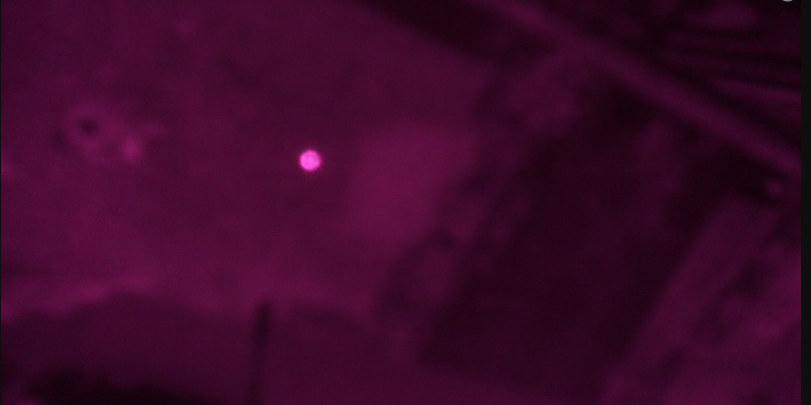
#> input picture single_images/basic1.png, 1622 x 810 px (shown at 1/2 size)
$ python test.py
#> lines starting #> are read from the running program, lines starting #| are printed output that depends on the picture; after the words box and inside, x2 and y2 are one past the last pixel; in counts of white or black regions, pixels touching at a corner belong together
import time
import cv2
import numpy as np
from PIL import Image

def analyze_frame_mean(frame, colored_frame, pos=None, scale_percent=10, threshold=254, start_time=None):
    """
    Analyzes a single frame for white spots using DBSCAN clustering and overlays the centroid on the colored frame.
    """
    # Resize the grayscale frame for analysis (no need for grayscale conversion if the frame is already grayscale)
    scale_factor = scale_percent / 100
    frame_resized = cv2.resize(frame, (0, 0), fx=scale_factor, fy=scale_factor, interpolation=cv2.INTER_NEAREST)

    # Threshold and collect points
    _, binary_frame = cv2.threshold(frame_resized, threshold, 255, cv2.THRESH_BINARY)
    points = np.column_stack(np.nonzero(binary_frame))

    # Visualize centroid on the original colored frame
    output_frame = colored_frame.copy()
    if pos is not None:
        cv2.putText(output_frame, f"GPS POS: {pos}", (10, 60),
                    cv2.FONT_HERSHEY_SIMPLEX, 0.8, (255, 255, 255), 2)

    if points.size == 0:
        return output_frame, time.time() - start_time, None  # Return original frame if no points found
    else:
        # Calculate weighted centroid (intensities are binary in this case)
        centroid = np.mean(points, axis=0)

        # Scale centroid back to original frame size
        centroid = centroid / scale_factor

        total_time = time.time() - start_time

        centroid_coords = tuple(map(int, centroid[::-1]))
        cv2.circle(output_frame, centroid_coords, 5, (0, 0, 255), -1)
        cv2.putText(output_frame, f"Centroid: {centroid_coords}", (10, 30),
                    cv2.FONT_HERSHEY_SIMPLEX, 0.8, (255, 255, 255), 2)

        return output_frame, total_time, centroid_coords


# Load the PNG image (colored image)
image = Image.open('single_images/basic1.png')
#> image is the input picture: PIL image 1622x810 RGB; mean R, G, B 59.5, 8.4, 40.4

# Convert the image to grayscale for analysis
gray_image = image.convert('L')  # 'L' mode is for grayscale
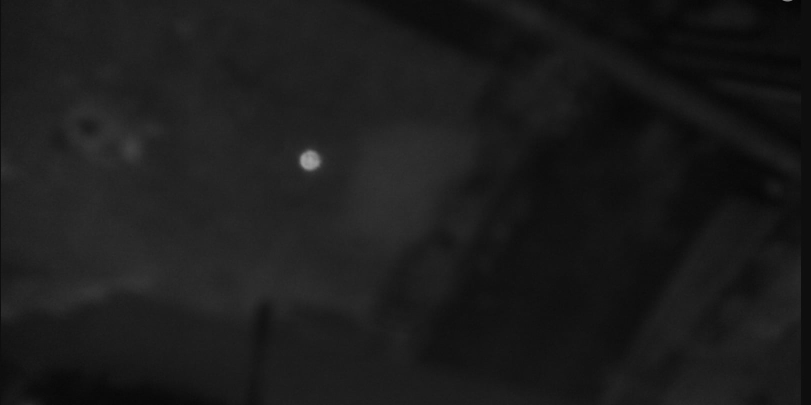
#> gray_image: PIL image 1622x810 L (shown at 1/2 size); min 3, max 164, mean 27.3

# Convert the grayscale image to a NumPy array for analysis
frame = np.array(gray_image)

# Convert the colored image to a NumPy array for visualization (keep original for overlay)
colored_frame = np.array(image)

# Analyze the frame for centroids
start_time = time.time()  # Store the start time
output_frame, total_time, centroid_coords = analyze_frame_mean(frame, colored_frame,threshold=150, start_time=start_time)
#> in analyze_frame_mean, `frame_resized = cv2.resize(frame, (0, 0), fx=scale_factor, fy=scale_fa..`:
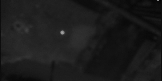
#> frame_resized: shape (81, 162); min 3, max 164, mean 27.3
#> in analyze_frame_mean, `_, binary_frame = cv2.threshold(frame_resized, threshold, 255, cv2.THR..`:
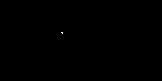
#> binary_frame: shape (81, 162); 0.02% white in thin lines or dots, all inside (x1, y1, x2, y2) = (61, 32, 63, 34)
#> in analyze_frame_mean, `points = np.column_stack(np.nonzero(binary_frame))`: points = [[32, 61], [32, 62], [33, 62]]
#> in analyze_frame_mean, `centroid = np.mean(points, axis=0)`: centroid = [32.33, 61.67]
#> in analyze_frame_mean, `centroid = centroid / scale_factor`: centroid = [323.3, 616.7]
#> in analyze_frame_mean, `centroid_coords = tuple(map(int, centroid[::-1]))`: centroid_coords = (616, 323)
#> in analyze_frame_mean, `cv2.circle(output_frame, centroid_coords, 5, (0, 0, 255), -1)`: output_frame: shape (810, 1622, 3); 0.01% of pixels changed, all inside (x1, y1, x2, y2) = (611, 318, 622, 329)
#> in analyze_frame_mean, `cv2.putText(output_frame, f"Centroid: {centroid_coords}", (10, 30), cv..`:
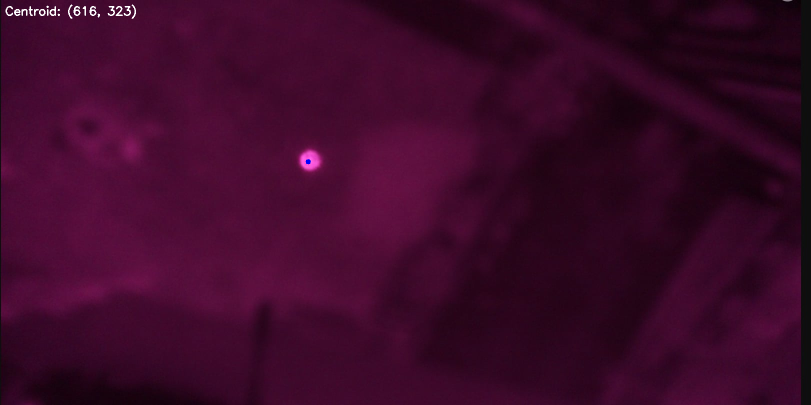
#> output_frame: shape (810, 1622, 3) (shown at 1/2 size); mean R, G, B 59.7, 8.7, 40.6
#> total_time = 0.00826; centroid_coords = (616, 323)

# Display the processed colored frame
cv2.imshow("Processed Image", output_frame)

# Wait until a key is pressed, then close the window
cv2.waitKey(0)  # Wait indefinitely until a key is pressed
cv2.destroyAllWindows()  # Close the window when done
